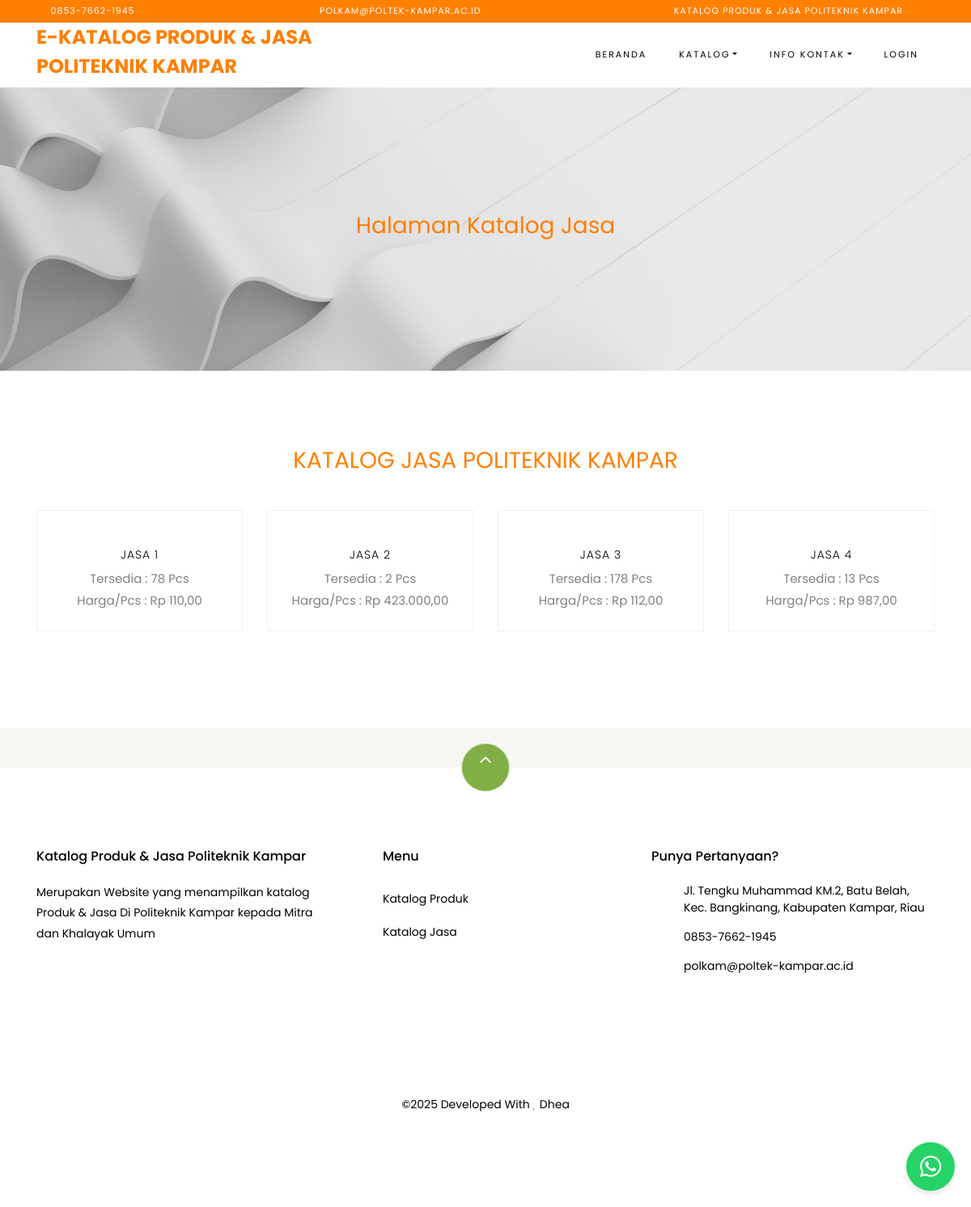
The app's page /index.php/pages/jasa with its own data.
### tables this page shows
CREATE TABLE `settings` (
  `id` int(10) NOT NULL,
  `key` varchar(32) NOT NULL,
  `content` text NOT NULL
);

CREATE TABLE `products` (
  `id` bigint(20) NOT NULL,
  `category_id` int(10) DEFAULT NULL,
  `sku` varchar(32) DEFAULT NULL,
  `name` varchar(191) NOT NULL,
  `description` varchar(191) NOT NULL,
  `picture_name` varchar(191) DEFAULT NULL,
  `price` int(80) NOT NULL,
  `current_discount` decimal(8,2) DEFAULT '0.00',
  `stock` decimal(30,0) NOT NULL,
  `product_unit` varchar(32) DEFAULT NULL,
  `is_available` tinyint(1) DEFAULT '1',
  `add_date` datetime DEFAULT NULL
);

### application/helpers/themes_helper.php (called while the page is built, shortened)
<?php
if ( ! function_exists('get_theme_name'))
{
    function get_theme_name() {
        $current_theme = get_settings('current_theme_name');
        return ($current_theme) ? $current_theme : false;
    }
}
if ( ! function_exists('get_template_part'))
{
    function get_template_part($file_name = null, $params = array()) {
        if ($file_name !== '') {
            $current_theme = get_theme_name();
            if ( file_exists($file_location = VIEWPATH .'themes/'. $current_theme .'/'. $file_name .'.php')) {
                $CI =& get_instance();
                $CI->load->view('themes/'. $current_theme .'/'. $file_name, $params);
            }
            else {
                echo '<div>Kesalahan: berkas tema <b>'. $file_name .'.php</b> tidak ditemukan.<br>Lokasi berkas: <b>'. $file_location .'</b></div>';
            }
        }
    }
}
if ( ! function_exists('get_header'))
{
    function get_header($params = null, $section = '', $current_section = '') {
        $load_params = array();
        if ( is_null($params)) {
            $load_params['title'] = get_settings('site_name');
        }
        else if ( is_string($params)) {
            $load_params['title'] = $params;
        }
        $load_params['sidebar_section'] = $section;
        $load_params['current_section'] = $current_section;
        get_template_part('header', $load_params);
    }
}
if ( ! function_exists('get_footer'))
{
    function get_footer($params = array()) {
        get_template_part('footer', $params);
    }
}
if ( ! function_exists('get_theme_uri'))
{
    function get_theme_uri($file_name = null, $theme_name = NULL)
    {
        $theme_name = ($theme_name == NULL) ? get_theme_name() : $theme_name;
        return is_null($file_name) ? base_url('assets/themes/'. $theme_name .'/') : base_url('assets/themes/'. $theme_name .'/'. $file_name) ;
    }
}

### application/controllers/Pages.php (called while the page is built, shortened)
<?php
class Pages extends CI_Controller
{
    public function jasa()
    {
        $config['base_url'] = site_url('pages/produk');
        $config['total_rows'] = $this->product->get_total_products('jasa');
        $config['per_page'] = 20;
        $config['uri_segment'] = 3;
        $config['full_tag_open'] = '<nav><ul class="pagination justify-content-center">';
        $config['full_tag_close'] = '</ul></nav>';
        $config['first_tag_open'] = '<li class="page-item">';
        $config['first_tag_close'] = '</li>';
        $config['last_tag_open'] = '<li class="page-item">';
        $config['last_tag_close'] = '</li>';
        $config['next_tag_open'] = '<li class="page-item">';
        $config['next_tag_close'] = '</li>';
        $config['prev_tag_open'] = '<li class="page-item">';
        $config['prev_tag_close'] = '</li>';
        $config['cur_tag_open'] = '<li class="page-item active"><a class="page-link">';
        $config['cur_tag_close'] = '</a></li>';
        $config['num_tag_open'] = '<li class="page-item">';
        $config['num_tag_close'] = '</li>';
        $config['attributes'] = ['class' => 'page-link'];
        $this->pagination->initialize($config);
        $page = ($this->uri->segment(3)) ? $this->uri->segment(3) : 0;
        $params['products'] = $this->product->get_data_product($config['per_page'], $page,'jasa');
        $params['pagination'] = $this->pagination->create_links();
        $params['best_deal'] = $this->product->best_deal_product();
        $params['reviews'] = $this->review->get_all_reviews();
        get_header(get_store_name());
        get_template_part('pages/jasa', $params);
        get_footer();
    }
}

### index.php (called while the page is built, shortened)
<?php
require_once BASEPATH . 'core/CodeIgniter.php';

### application/helpers/global_helper.php (called while the page is built, shortened)
<?php
if (!function_exists('get_settings')) {
    function get_settings($key = '')
    {
        $CI = &get_instance();
        $row = $CI->db
            ->select('content')
            ->where('key', $key)
            ->get('settings')
            ->row();
        return $row->content;
    }
}
if (!function_exists('get_store_name')) {
    function get_store_name()
    {
        return get_settings('store_name');
    }
}
if (!function_exists('format_rupiah')) {
    function format_rupiah($rp)
    {
        return number_format($rp, 2, ',', '.');
    }
}

### application/helpers/session_helper.php (called while the page is built, shortened)
<?php
if (!function_exists('init')) {
    function init()
    {
        $CI = &get_instance();
        return $CI;
    }
}
if (!function_exists('session_data')) {
    function session_data()
    {
        $CI = init();
        $read_session_in_cookie = get_cookie('__ACTIVE_SESSION_DATA');
        $read_session_in_session = $CI->session->userdata('__ACTIVE_SESSION_DATA');
        if ($read_session_in_cookie) {
            $read_data = $CI->encryption->decrypt($read_session_in_cookie);
            $read_data = json_decode($read_data);
            return $read_data;
        } else if ($read_session_in_session) {
            $read_data = $CI->encryption->decrypt($read_session_in_session);
            $read_data = json_decode($read_data);
            return $read_data;
        } else {
            $default_session = new stdClass();
            $default_session->is_login = FALSE;
            $default_session->user_id = 0;
            $default_session->login_at = 0;
            $default_session->remember_me = FALSE;
            return $default_session;
        }
    }
}

### application/models/Product_model.php (called while the page is built, shortened)
<?php
class Product_model extends CI_Model
{
    public function get_total_products($type)
    {
        if ($type == 'product') {
            $this->db->where('category_id', 1);
        } else {
            $this->db->where('category_id', 2);
        }
        return $this->db->get('products')->num_rows();
    }
    public function get_data_product($limit, $start, $type)
    {
        if ($type == 'product') {
            $this->db->where('category_id', 1);
        } else {
            $this->db->where('category_id', 2);
        }
        $this->db->limit($limit, $start);
        $query = $this->db->get('products');
        return $query->result();
    }
}

### application/views/themes/katalog_polkam/pages/jasa.php (the view, shortened to what this page needs)
<div class="hero-wrap hero-bread"
    style="background-image: url('<?php echo get_theme_uri('images/page.png'); ?>');">
    <div class="container">
        <div class="row no-gutters slider-text align-items-center justify-content-center">
            <div class="col-md-9 ftco-animate text-center">
                <h3 style="color: #ff7f00; text-align: center;">Halaman Katalog Jasa</h3>
            </div>
        </div>
    </div>
</div>
<section class="ftco-section">
    <div class="container">
        <div class="row justify-content-center mb-3 pb-3">
            <div class="col-md-12 heading-section text-center ftco-animate">
               <h3 style="color: #ff7f00; text-align: center;">KATALOG JASA POLITEKNIK KAMPAR</h3>
            </div>
        </div>
    </div>
    <div class="container">
        <div class="row">
            <?php if (count($products) > 0) : ?>
            <?php foreach ($products as $product) : ?>
            <div class="col-md-6 col-lg-3 ftco-animate">
                <div class="product">
                    <a href="<?php echo site_url('shop/product/' . $product->id . '/' . $product->sku . '/'); ?>"
                        class="img-prod">
                    </a>
                    <div class="text py-3 pb-4 px-3 text-center">
                        <h3><a
                                href="<?php echo site_url('shop/product/' . $product->id . '/' . $product->sku . '/'); ?>"><?php echo $product->name; ?></a>
                        </h3>
                        Tersedia : <?php echo ($product->stock > 0) ? $product->stock .' '. $product->product_unit: '<span class="text-danger"><em>Stok habis</em></span>'; ?>
                                <br>Harga/Pcs : Rp <?php echo format_rupiah($product->price); ?>
                    </div>
                </div>
            </div>
            <?php endforeach; ?>
            <?php else : ?>
            <?php endif; ?>
        </div>
    </div>
</section>

### application/views/themes/katalog_polkam/header.php (shortened to what this page needs)
<!DOCTYPE html>
<html lang="en">
<head>
    <link rel="stylesheet" href="<?php echo get_theme_uri('css/open-iconic-bootstrap.min.css'); ?>">
    <link rel="stylesheet" href="<?php echo get_theme_uri('css/animate.css'); ?>">
    <link rel="stylesheet" href="<?php echo get_theme_uri('css/owl.carousel.min.css'); ?>">
    <link rel="stylesheet" href="<?php echo get_theme_uri('css/owl.theme.default.min.css'); ?>">
    <link rel="stylesheet" href="<?php echo get_theme_uri('css/magnific-popup.css'); ?>">
    <link rel="stylesheet" href="https://cdn.jsdelivr.net/npm/bootstrap-icons@1.10.2/font/bootstrap-icons.css">
    <link rel="stylesheet" href="<?php echo get_theme_uri('css/aos.css'); ?>">
    <link rel="stylesheet" href="<?php echo get_theme_uri('css/ionicons.min.css'); ?>">
    <link rel="stylesheet"
        href="<?php echo get_theme_uri('js/plugins/@fortawesome/fontawesome-free/css/all.min.css', 'argon'); ?>">
    <link rel="stylesheet" href="<?php echo get_theme_uri('css/bootstrap-datepicker.css'); ?>">
    <link rel="stylesheet" href="<?php echo get_theme_uri('css/jquery.timepicker.css'); ?>">
    <link rel="stylesheet" href="<?php echo get_theme_uri('css/flaticon.css'); ?>">
    <link rel="stylesheet" href="<?php echo get_theme_uri('css/icomoon.css'); ?>">
    <link rel="stylesheet" href="<?php echo get_theme_uri('css/style.css'); ?>">
    <link rel="stylesheet" href="<?php echo base_url('assets/plugins/toastr/toastr.min.css'); ?>">
</head>
<body class="goto-here">
    <div class="py-1" style="background-color: #ff7f00; color: white;">
        <div class="container">
            <div class="row no-gutters d-flex align-items-start align-items-center px-md-0">
                <div class="col-lg-12 d-block">
                    <div class="row d-flex">
                        <div class="col-md pr-4 d-flex topper align-items-center">
                            <div class="icon mr-2 d-flex justify-content-center align-items-center"><span
                                    class="icon-phone2"></span></div>
                            <span class="text"><?php echo get_settings('store_phone_number'); ?></span>
                        </div>
                        <div class="col-md pr-4 d-flex topper align-items-center">
                            <div class="icon mr-2 d-flex justify-content-center align-items-center"><span
                                    class="icon-paper-plane"></span></div>
                            <span class="text"><?php echo get_settings('store_email'); ?></span>
                        </div>
                        <div class="col-md-5 pr-4 d-flex topper align-items-center text-lg-right">
                            <span class="text"><?php echo get_settings('store_tagline'); ?></span>
                        </div>
                    </div>
                </div>
            </div>
        </div>
    </div>
    <nav class="navbar navbar-expand-lg navbar-dark ftco_navbar bg-dark ftco-navbar-light" id="ftco-navbar">
        <div class="container">
            <h4 style="color: #ff7f00; text-align: left;"><strong>E-KATALOG PRODUK & JASA <br>POLITEKNIK KAMPAR</strong></h4>
            <div class="collapse navbar-collapse" id="ftco-nav">
                <ul class="navbar-nav ml-auto">
                    <li class="nav-item active"><a href="<?php echo base_url(); ?>" class="nav-link">Beranda</a></li>
                    <li class="nav-item dropdown">
                        <a class="nav-link dropdown-toggle" href="#" id="dropdown04" data-toggle="dropdown"
                            aria-haspopup="true" aria-expanded="false">Katalog</a>
                    </li>
                    <li class="nav-item dropdown">
                        <a class="nav-link dropdown-toggle" href="#" id="dropdown04" data-toggle="dropdown"
                            aria-haspopup="true" aria-expanded="false">Info Kontak</a>
                    </li>
                    <li class="nav-item"><a href="<?php echo site_url('auth/login'); ?>" class="nav-link">Login</a></li>
                </ul>
            </div>
        </div>
    </nav>

### application/views/themes/katalog_polkam/footer.php (shortened to what this page needs)
<a href="https://wa.me/6285376621945?text=urlencodedtext" target="_blank" class="whatsapp-button">
        <i class="fab fa-whatsapp fa-2x"></i>
    </a>
<section class="ftco-section ftco-no-pt ftco-no-pb py-5 bg-light">
    <div class="container py-4">
    </div>
</section>
<footer class="ftco-footer ftco-section">
    <div class="container">
        <div class="row">
            <div class="mouse">
                <a href="#" class="mouse-icon">
                    <div class="mouse-wheel"><span class="ion-ios-arrow-up"></span></div>
                </a>
            </div>
        </div>
        <div class="row mb-5">
            <div class="col-md">
                <div class="ftco-footer-widget mb-4">
                    <h2 class="ftco-heading-2"><?php echo get_store_name(); ?></h2>
                    <p><?php echo get_settings('store_description'); ?></p>
                    <ul class="ftco-footer-social list-unstyled float-md-left float-lft mt-5">
                    </ul>
                </div>
            </div>
            <div class="col-md">
                <div class="ftco-footer-widget mb-4 ml-md-5">
                    <h2 class="ftco-heading-2">Menu</h2>
                    <ul class="list-unstyled">
                        <li><a href="<?php echo site_url('pages/produk'); ?>" class="py-2 d-block">Katalog Produk</a></li>
                        <li><a href="<?php echo site_url('pages/jasa'); ?>" class="py-2 d-block">Katalog Jasa</a>
                        </li>
                    </ul>
                </div>
            </div>
            <div class="col-md">
                <div class="ftco-footer-widget mb-4">
                    <h2 class="ftco-heading-2">Punya Pertanyaan?</h2>
                    <div class="block-23 mb-3">
                        <ul>
                            <li><a href="https://goo.gl/maps/wKX5EJtYqdx2o3A16"><span
                                        class="icon icon-map-marker"></span><span
                                        class="text"><?php echo get_settings('store_address'); ?></span></a></li>
                            <li><a href="tel:085376621945"><span class="icon icon-phone"></span><span
                                        class="text"><?php echo get_settings('store_phone_number'); ?></span></a></li>
                            <li><a href="mailto:polkam@poltek-kampar.ac.id"><span class=" icon icon-envelope"></span><span
                                        class="text"><?php echo get_settings('store_email'); ?></span></a></li>
                        </ul>
                    </div>
                </div>
            </div>
        </div>
        <div class="row">
            <div class="col-md-12 text-center">
                <p>
                    &copy; Developed With <i class="icon-heart text-danger" aria-hidden="true"></i>
                    Dhea
                </p>
            </div>
        </div>
    </div>
</footer>
</body>
</html>

### records on screen
settings: content "0853-7662-1945"
settings: content "POLKAM@POLTEK-KAMPAR.AC.ID", content "polkam@poltek-kampar.ac.id"
settings: content "KATALOG PRODUK & JASA POLITEKNIK KAMPAR"
settings: content (picture)
products: name "JASA 1", stock "78", product_unit "Pcs", price "110,00"
products: name "JASA 2", stock "2", product_unit "Pcs", price "423.000,00"
products: name "JASA 3", stock "178", product_unit "Pcs", price "112,00"
products: name "JASA 4", stock "13", product_unit "Pcs", price "987,00"
settings: content "Katalog Produk & Jasa Politeknik Kampar"
settings: content "Merupakan Website yang menampilkan katalog Produk & Jasa Di Politeknik Kampar kepada Mitra dan Khalayak Umum"
settings: content "Jl. Tengku Muhammad KM.2, Batu Belah, Kec. Bangkinang, Kabupaten Kampar, Riau"
